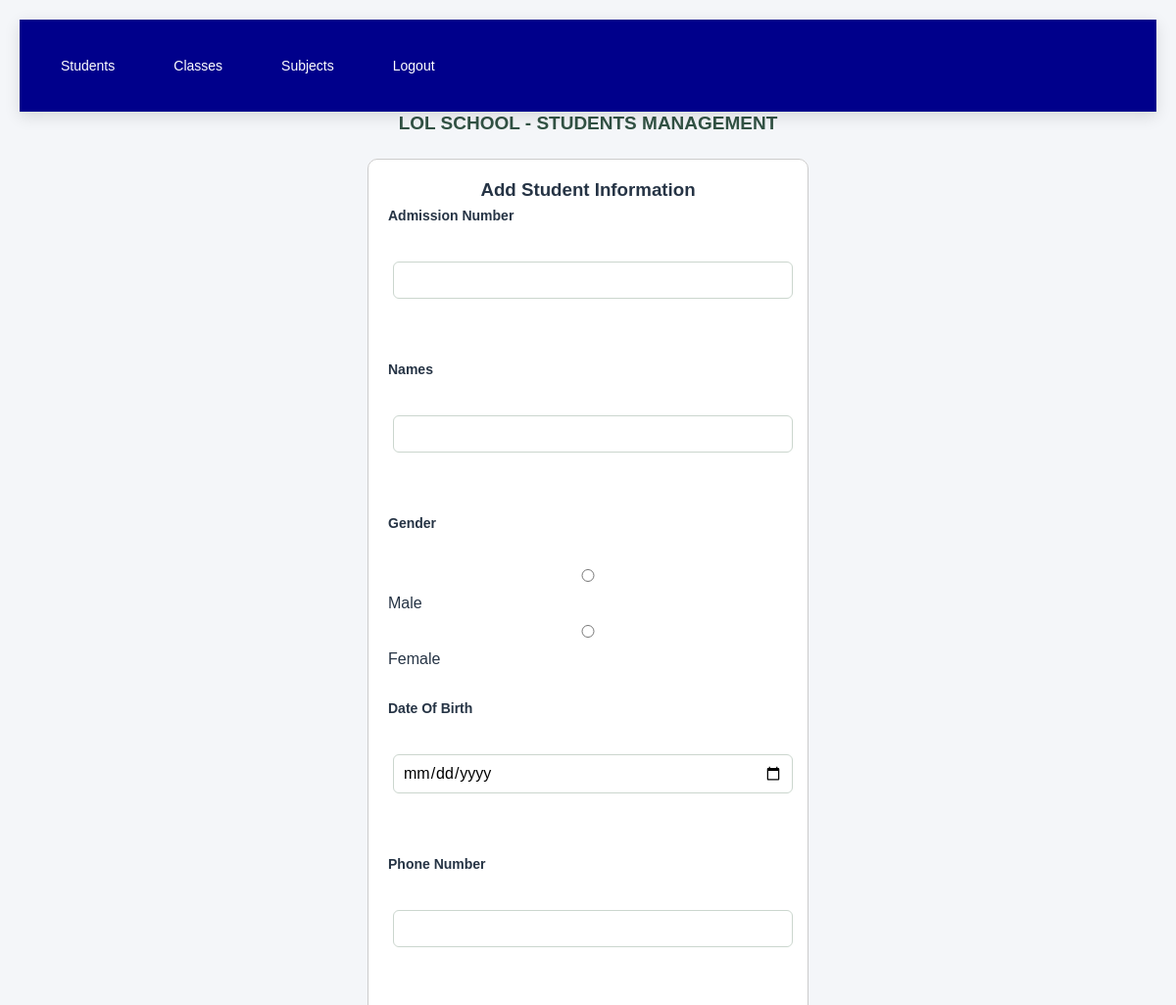
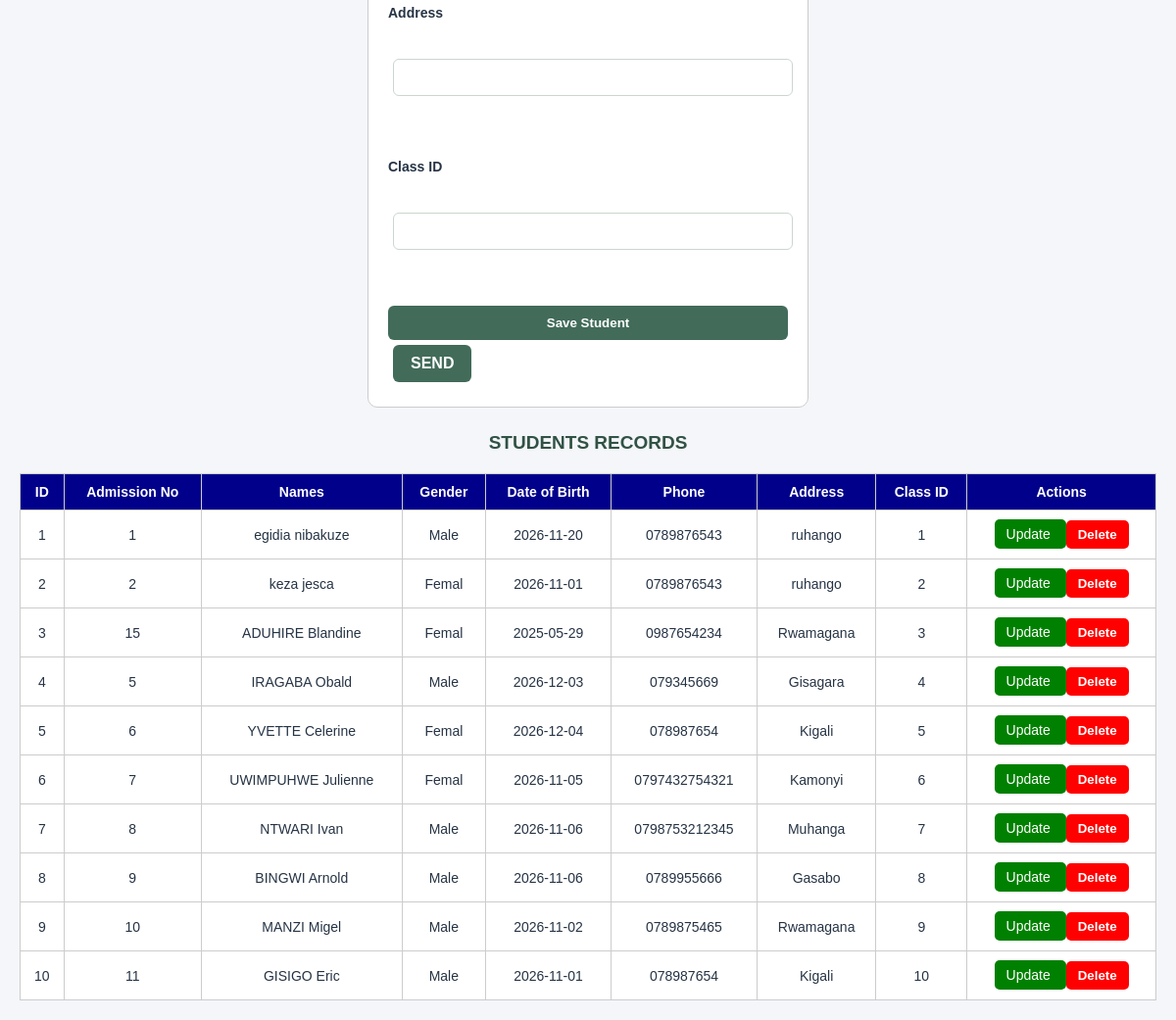
Page /students.php (signed in) on the committed database (2 pictures, top to bottom).
### tables this page shows
CREATE TABLE `students` (
  `student_id` int(10) NOT NULL,
  `adminission_number` varchar(20) NOT NULL,
  `names` varchar(30) NOT NULL,
  `gender` varchar(5) NOT NULL,
  `date_of_birth` date NOT NULL,
  `phone_number` varchar(15) NOT NULL,
  `adress` varchar(30) NOT NULL,
  `class_id` int(10) NOT NULL
);

### students.php (the view, shortened to what this page needs)
<?php
$connection = mysqli_connect("localhost", "root", "", "lol_sms");
$editStudent = null;
$result = mysqli_query($connection,
    "SELECT * FROM students ORDER BY student_id ASC");
?>
<!DOCTYPE html>
<html lang="en">
<head>
    <link rel="stylesheet" href="style.css">
</head>
<body>
<nav class="top-nav">
    <a href="students.php">Students</a>
    <a href="classes.php">Classes</a>
    <a href="subjects.php">Subjects</a>
    <a href="logout.php">Logout</a>
</nav>
<h2 align="center">LOL SCHOOL - STUDENTS MANAGEMENT</h2>
<fieldset>
    <h3 align="center">
        <?php echo $editStudent ? "Update Student Information" : "Add Student Information"; ?>
    </h3>
    <form action="students.php" method="POST">
    <label>Admission Number</label><br>
    <input type="text" name="adminission_number" required><br><br>
    <label>Names</label><br>
    <input type="text" name="names" required><br><br>
    <label>Gender</label><br>
    <input type="radio" name="gender" value="Male" required> Male
    <input type="radio" name="gender" value="Female"> Female
    <br><br>
    <label>Date Of Birth</label><br>
    <input type="date" name="date_of_birth" required><br><br>
    <label>Phone Number</label><br>
    <input type="text" name="phone_number" required><br><br>
    <label>Address</label><br>
    <input type="text" name="adress" required><br><br>
    <label>Class ID</label><br>
    <input type="number" name="class_id" required><br><br>
    <button type="submit" name="submit">Save Student</button>
</form>
        <?php if ($editStudent) { ?>
            <input type="submit" name="update" value="UPDATE">
            <a href="students.php">Cancel</a>
        <?php } else { ?>
            <input type="submit" name="submit" value="SEND">
        <?php } ?>
</fieldset>
<h2 align="center">STUDENTS RECORDS</h2>
<table>
    <tr>
        <th>ID</th>
        <th>Admission No</th>
        <th>Names</th>
        <th>Gender</th>
        <th>Date of Birth</th>
        <th>Phone</th>
        <th>Address</th>
        <th>Class ID</th>
        <th>Actions</th>
    </tr>
    <?php
$b=1;
    while ($row = mysqli_fetch_assoc($result)) { ?>
    <tr>
        <td><?php echo $b++;?></td>
        <td><?php echo htmlspecialchars($row['adminission_number']); ?></td>
        <td><?php echo htmlspecialchars($row['names']); ?></td>
        <td><?php echo htmlspecialchars($row['gender']); ?></td>
        <td><?php echo htmlspecialchars($row['date_of_birth']); ?></td>
        <td><?php echo htmlspecialchars($row['phone_number']); ?></td>
        <td><?php echo htmlspecialchars($row['adress']); ?></td>
        <td><?php echo htmlspecialchars($row['class_id']); ?></td>
        <td>
            <a class="edit"
            href="students.php?edit=<?php echo $row['student_id']; ?>">
                Update
            </a>
            <form method="POST" action="students.php"
            style="display:inline;"
            onsubmit="return confirm('Are you sure you want to delete this student?');">
                <button type="submit" name="delete" class="delete">
                    Delete
                </button>
            </form>
        </td>
    </tr>
    <?php } ?>
</table>
</body>
</html>

### style.css (style rules this page uses)
* { box-sizing: border-box; }
:root { --primary: #426b5a; --primary-dark: #315244; --page: #f4f6f4; --border: #dce4de; --text: #26332c; }
body { margin: 0; font-family: Arial, Helvetica, sans-serif; background: var(--page); color: var(--text); }
.top-nav { display: flex; flex-wrap: wrap; gap: 6px; padding: 14px 4%; background: #fff; border-bottom: 1px solid var(--border); }
.top-nav a, .quick-links a { color: var(--primary-dark); text-decoration: none; padding: 9px 12px; border-radius: 6px; font-size: 14px; }
h2 { font-size: 19px; margin-top: 0; color: var(--primary-dark); }
.table-card, fieldset { background: white; border: 1px solid var(--border); border-radius: 10px; padding: 22px; margin: 0 auto 22px; }
table { width: 100%; border-collapse: collapse; font-size: 14px; }
th, td { text-align: left; padding: 11px 12px; border-bottom: 1px solid #e7ece8; white-space: nowrap; }
th { background: #edf3ef; color: #304b3c; }
fieldset { width: 100%; }
form { display: grid; grid-template-columns: 1fr; gap: 8px; text-align: left; }
label { font-size: 14px; font-weight: 600; margin-top: 7px; }
input, select, textarea { width: 100%; padding: 10px 11px; border: 1px solid #cbd6ce; border-radius: 6px; font: inherit; background: #fff; }
input[type=radio], input[type=checkbox] { width: auto; }
input[type=submit], input[type=button], button { width: auto; border: 0; background: var(--primary); color: white; padding: 10px 18px; border-radius: 6px; cursor: pointer; font-weight: 600; }
* { margin: 0; padding: 0; box-sizing: border-box; }
body { font-family: 'Segoe UI', Arial, sans-serif; background: #f4f7fb; color: #263445; min-height: 100vh; }
.top-nav { background: linear-gradient(120deg, #102b4e, #1765a8); padding: 18px 5%; box-shadow: 0 4px 15px rgba(0,0,0,0.12); position: sticky; top: 0; z-index: 1000; }
html { scroll-behavior: smooth; }

### students.php (style rules this page uses)
body { font-family: Arial, sans-serif; background: #f4f6f9; padding: 20px; }
.top-nav { background: darkblue; padding: 15px; text-align: center; }
.top-nav a { color: white; text-decoration: none; margin: 15px; }
fieldset { background: white; width: 450px; margin: 25px auto; border-radius: 10px; border: 1px solid #ccc; padding: 20px; }
input { padding: 9px; margin: 5px; }
table { width: 100%; border-collapse: collapse; background: white; margin-top: 20px; }
th, td { border: 1px solid #ccc; padding: 10px; text-align: center; }
th { background: darkblue; color: white; }
.edit { background: green; color: white; padding: 7px 12px; text-decoration: none; border-radius: 5px; }
.delete { background: red; color: white; padding: 7px 12px; border: none; border-radius: 5px; cursor: pointer; }

### rows in the picture
students: adminission_number "1", names "egidia nibakuze", gender "Male", date_of_birth "2026-11-20", phone_number "0789876543", adress "ruhango", class "1"
students: adminission_number "2", names "keza jesca", gender "Femal", date_of_birth "2026-11-01", phone_number "0789876543", adress "ruhango", class "2"
students: adminission_number "15", names "ADUHIRE Blandine", gender "Femal", date_of_birth "2025-05-29", phone_number "0987654234", adress "Rwamagana", class "3"
students: adminission_number "5", names "IRAGABA Obald", gender "Male", date_of_birth "2026-12-03", phone_number "079345669", adress "Gisagara", class "4"
students: adminission_number "6", names "YVETTE Celerine", gender "Femal", date_of_birth "2026-12-04", phone_number "078987654", adress "Kigali", class "5"
students: adminission_number "7", names "UWIMPUHWE Julienne", gender "Femal", date_of_birth "2026-11-05", phone_number "0797432754321", adress "Kamonyi", class "6"
students: adminission_number "8", names "NTWARI Ivan", gender "Male", date_of_birth "2026-11-06", phone_number "0798753212345", adress "Muhanga", class "7"
students: adminission_number "9", names "BINGWI Arnold", gender "Male", date_of_birth "2026-11-06", phone_number "0789955666", adress "Gasabo", class "8"
students: adminission_number "10", names "MANZI Migel", gender "Male", date_of_birth "2026-11-02", phone_number "0789875465", adress "Rwamagana", class "9"
students: adminission_number "11", names "GISIGO Eric", gender "Male", date_of_birth "2026-11-01", phone_number "078987654", adress "Kigali", class "10"
